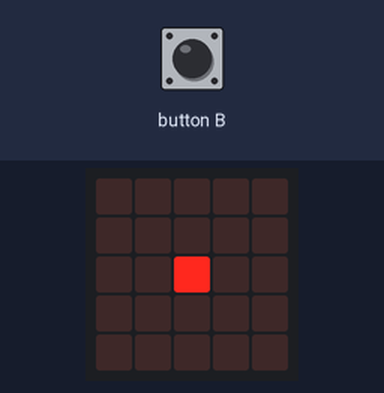
The program below on a simulated BBC micro:bit (MakeCode). On the bench: the board's 5×5 LED display.

Above: at 0.05 s.
At 0.43 s:
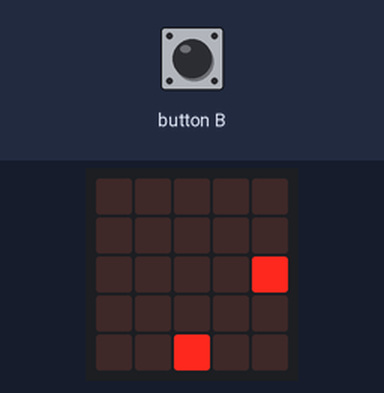
At 1.09 s:
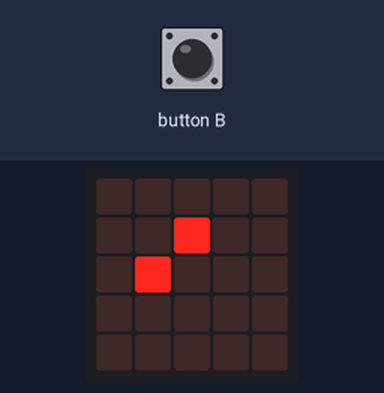
At 1.97 s:
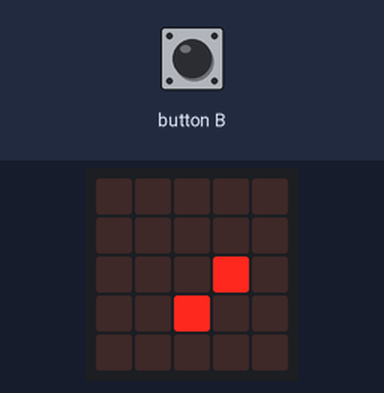

Measured:
- by itself, everything shown: repeats every 1.8 s, in 8 steps

The program:

main.ts
```typescript
input.onButtonPressed(Button.B, function () {
    if (sprite.isTouching(sprite2)) {
        game.addScore(1)
    } else {
        game.gameOver()
    }
})
let sprite2: game.LedSprite = null
let sprite: game.LedSprite = null
sprite = game.createSprite(2, 2)
sprite2 = game.createSprite(2, 2)
sprite2.turn(Direction.Right, 90)
basic.forever(function () {
    basic.pause(100)
    sprite.move(1)
    if (sprite.isTouchingEdge()) {
        sprite.ifOnEdgeBounce()
    }
    sprite2.move(1)
    basic.pause(100)
    if (sprite2.isTouchingEdge()) {
        sprite2.ifOnEdgeBounce()
    }
})
```

test.ts
```typescript
// 테스트는 여기로 이동합니다; 이 패키지가 확장으로 사용될 때 컴파일되지 않을 것 입니다.
```
